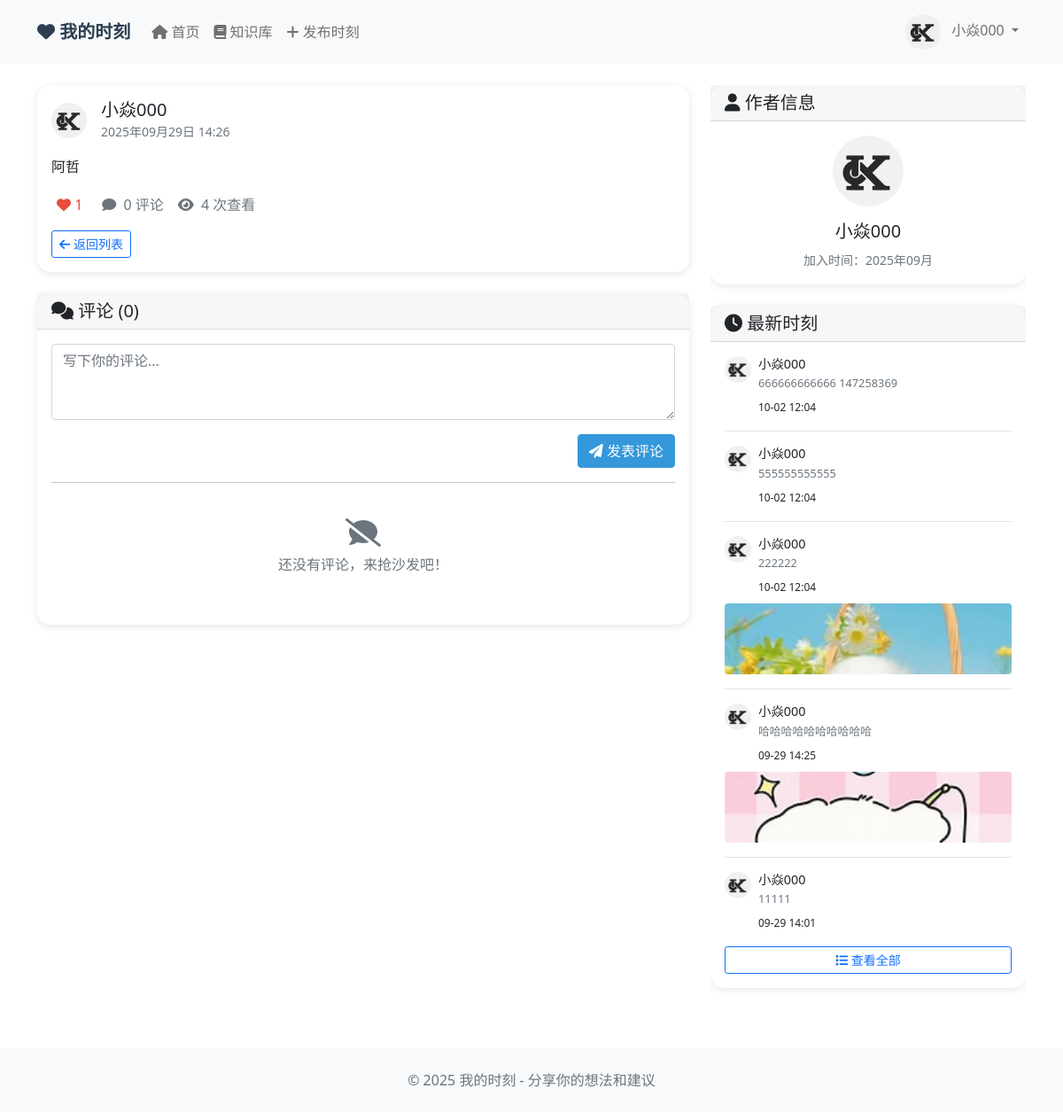
Page /moments/moment/5/ (signed in) on the earlier database version.
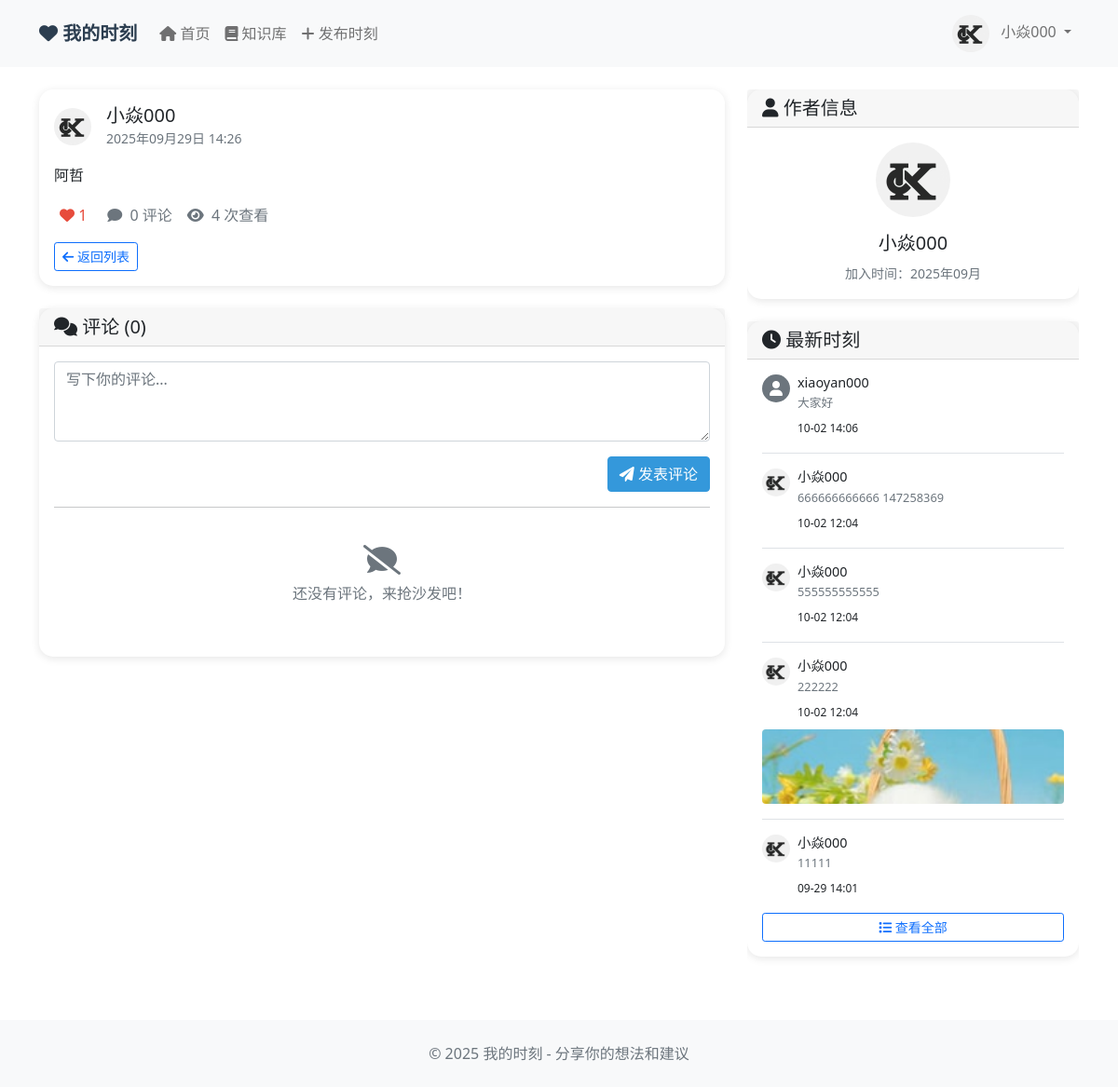
Same page on the later database version.
### moments/models.py (models this page shows, shortened)
class Moment(models.Model):
    author = models.ForeignKey(User, on_delete=models.CASCADE, related_name='moments', verbose_name='作者')
    content = models.TextField(max_length=1000, verbose_name='内容')
    created_at = models.DateTimeField(auto_now_add=True, verbose_name='创建时间')
    updated_at = models.DateTimeField(auto_now=True, verbose_name='更新时间')
    likes_count = models.PositiveIntegerField(default=0, verbose_name='点赞数')
    comments_count = models.PositiveIntegerField(default=0, verbose_name='评论数')
    is_public = models.BooleanField(default=True, verbose_name='是否公开')
    views = models.PositiveIntegerField(default=0)
    def liked_users(self):
        return User.objects.filter(id__in=self.likes.values('user_id'))

class UserProfile(models.Model):
    user = models.OneToOneField(User, on_delete=models.CASCADE, related_name='profile')
    nickname = models.CharField(max_length=50, blank=True, verbose_name='昵称')
    avatar = models.ImageField(upload_to='avatars/', blank=True, null=True, verbose_name='头像')
    bio = models.TextField(max_length=500, blank=True, verbose_name='个人简介')
    created_at = models.DateTimeField(auto_now_add=True, verbose_name='创建时间')
    class Meta:
        verbose_name = '用户资料'
        verbose_name_plural = '用户资料'

class MomentImage(models.Model):
    moment = models.ForeignKey("Moment", on_delete=models.CASCADE, related_name="images")
    image = models.ImageField(upload_to="moment_images/")
    created_at = models.DateTimeField(auto_now_add=True)

### moments/views.py (the view)
# urls.py: path('moment/<int:moment_id>/', views.moment_detail, name='moment_detail'),
@login_required
def moment_detail(request, moment_id):
    try:
        moment = Moment.objects.get(id=moment_id)
        comments = MomentComment.objects.filter(moment=moment).order_by('-created_at')
        latest_moments = Moment.objects.exclude(id=moment.id).order_by('-created_at')[:5]
        moment.views += 1
        moment.save()
        context = {
            'moment': moment,
            'comments': comments,
            'latest_moments': latest_moments,
        }
        return render(request, 'moments/moment_detail.html', context)
    except Moment.DoesNotExist:
        return render(request, 'moments/moment_not_found.html', status=404)
    except Exception as e:
        return render(request, 'moments/moment_not_found.html', status=404)

### moments/templates/moments/moment_detail.html (shortened to what the changed rows need)
{% extends 'moments/base.html' %}
{% block content %}
<div class="row">
    <div class="col-lg-4">
        <div class="sticky-sidebar" style="position: sticky; top: 80px;">
            <div class="card moment-card">
                <div class="card-body">
                    {% if latest_moments %}
                        <div class="latest-moments-list">
                            {% for latest_moment in latest_moments %}
                                <div class="latest-moment-item mb-3 pb-3 border-bottom {% if forloop.last %}last:border-0 last:mb-0 last:pb-0{% endif %}">
                                    <a href="{% url 'moments:moment_detail' latest_moment.id %}" class="text-decoration-none text-dark">
                                        <div class="d-flex align-items-start">
                                            {% if latest_moment.author.profile.avatar %}
                                                <img src="{{ latest_moment.author.profile.avatar.url }}" class="avatar-small me-2">
                                            {% else %}
                                                <div class="avatar-small bg-secondary text-white d-flex align-items-center justify-content-center me-2">
                                                    <i class="fas fa-user"></i>
                                                </div>
                                            {% endif %}
                                            <div class="flex-grow-1">
                                                <h6 class="mb-1" style="font-size: 0.9rem;">{{ latest_moment.author.profile.nickname|default:latest_moment.author.username }}</h6>
                                                <p class="text-muted mb-1" style="font-size: 0.8rem;">{{ latest_moment.content|truncatechars:50 }}</p>
                                                <small class="text-gray-400" style="font-size: 0.75rem;">{{ latest_moment.created_at|date:"m-d H:i" }}</small>
                                            </div>
                                        </div>
                                        {% if latest_moment.images.exists %}
                                            <div class="mt-2">
                                                <img src="{{ latest_moment.images.first.image.url }}" alt="时刻图片" style="width: 100%; height: 80px; object-fit: cover; border-radius: 4px;">
                                            </div>
                                        {% endif %}
                                    </a>
                                </div>
                            {% endfor %}
                        </div>
                    {% else %}
                        <p class="text-muted">暂无最新时刻</p>
                    {% endif %}
                </div>
            </div>
        </div>
    </div>
</div>
{% endblock %}

Differences in the rows shown:
removed Moment: author.profile.avatar (picture), author.profile.nickname "小焱000", content "哈哈哈哈哈哈哈哈哈哈", created_at "09-29 14:25", images.first.image (picture)
added Moment: author.profile.nickname "xiaoyan000", content "大家好", created_at "10-02 14:06"
